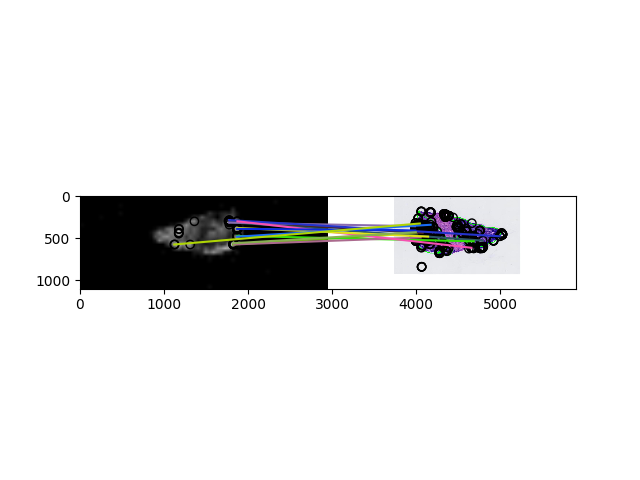
#> input picture matches0.png, 640 x 480 px, given in place of A1-2_HE_line.jpg, which was not available
$ python main.py   (older library calls are emulated)
#> lines starting #> are read from the running program, lines starting #| are printed output that depends on the picture
import csv
import numpy as np
from skimage import img_as_ubyte
from skimage.io import imread, imsave
from skimage.color import gray2rgb, rgb2gray
from skimage.transform import resize, AffineTransform, warp
from skimage.measure import ransac
from skimage.feature import match_descriptors, ORB, plot_matches
import matplotlib.pyplot as plt

MAX_FEATURES = 400

np.random.seed(seed=1)


def alignImages(im1, im2, output_file):
    # Convert images to grayscale
    im1Gray = rgb2gray(im1)
    im2Gray = rgb2gray(im2)

    # Detect ORB features and compute descriptors.
    extractor = ORB(n_keypoints=MAX_FEATURES, fast_threshold=0.05)
    extractor.detect_and_extract(im1Gray)
    keypoints1 = extractor.keypoints
    descriptors1 = extractor.descriptors

    extractor.detect_and_extract(im2Gray)
    keypoints2 = extractor.keypoints
    descriptors2 = extractor.descriptors

    # Match features.
    matches = match_descriptors(descriptors1, descriptors2, cross_check=True)

    # Draw matchs
    fig, ax = plt.subplots(nrows=1, ncols=1)
    plot_matches(ax, im1, im2, keypoints1, keypoints2, matches)
    plt.savefig(output_file)

    src = []
    dst = []
    for i in range(len(matches)):
        src.append(keypoints1[matches[i][0]])
        dst.append(keypoints2[matches[i][1]])
    src = np.array(src)
    dst = np.array(dst)

    model, inliers = ransac((src, dst), AffineTransform, min_samples=3, residual_threshold=2, max_trials=500)

    warped = warp(im1, model, output_shape=im2.shape)

    return (warped, model.params)


if __name__ == '__main__':

    file_pairs = [
        ('./data/A1-2_HE_line.jpg', './data/A1-2.csv', './data/upscale/A1-2_HE_line.png'),
        ('./data/A9-3_HE_line.jpg', './data/A9-3.csv', './data/upscale/A9-3_HE_line.png'),
        ('./data/B3-2_HE_line.jpg', './data/B3-2.csv', './data/upscale/B3-2_HE_line.png'),
        ('./data/B9-3_HE_line.jpg', './data/B9-3.csv', './data/upscale/B9-3_HE_line.png')
    ]

    for i, (file1, file2, file3) in enumerate(file_pairs):  # file1 is the reference from pathology slice
        try:
            img = imread(file1)
#> img is the input picture: shape (480, 640, 4); mean R, G, B, A 232.3, 232.4, 232.5, 255
            img = np.rot90(img)
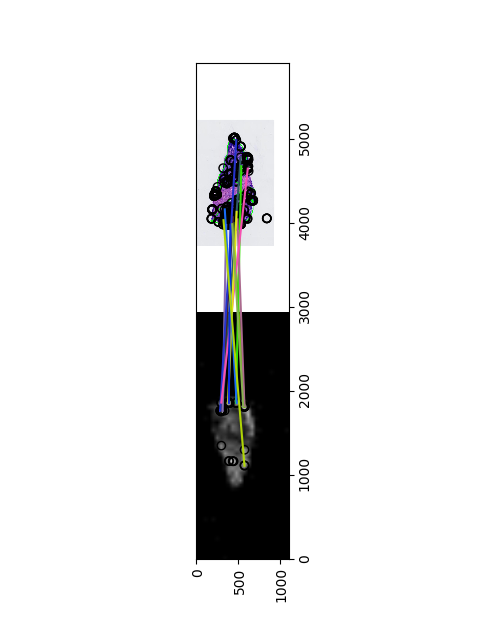
#> img: shape (640, 480, 4); mean R, G, B, A 232.3, 232.4, 232.5, 255
#> (the run stopped early here; a loop or call above may not have finished)

$ run again, on matches0.jpg
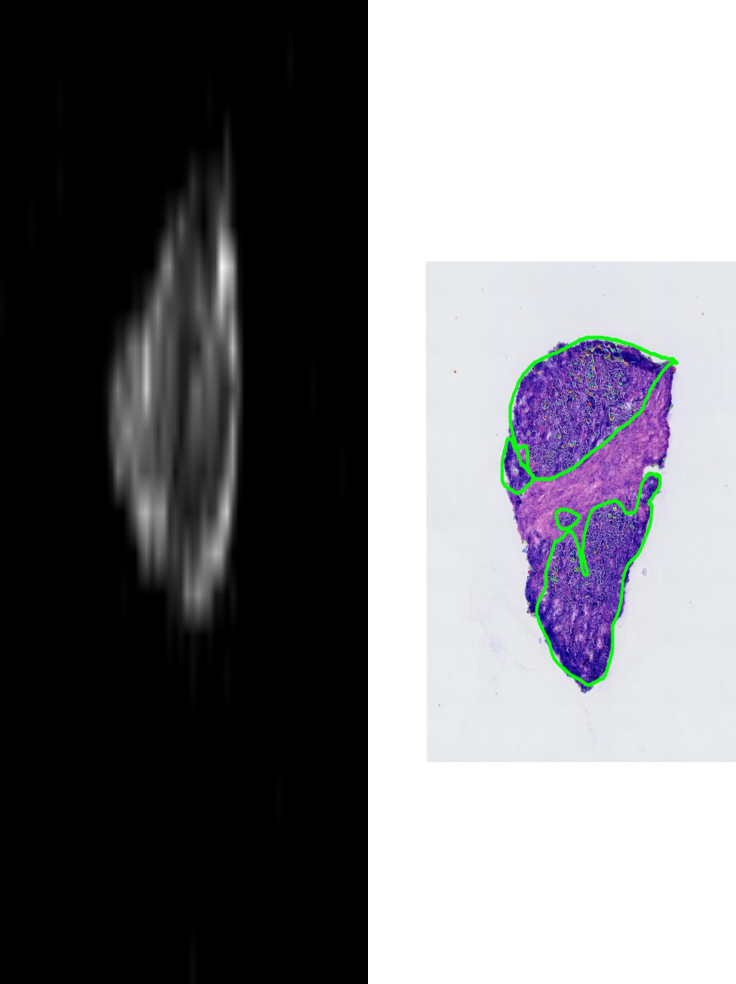
#> input picture matches0.jpg, 2208 x 2952 px, given in place of A1-2_HE_line.jpg, which was not available (shown at 1/3 size)
#> img is the input picture: shape (2952, 2208, 3); mean R, G, B 119.9, 119.2, 123.5
#> `img = np.rot90(img)`:
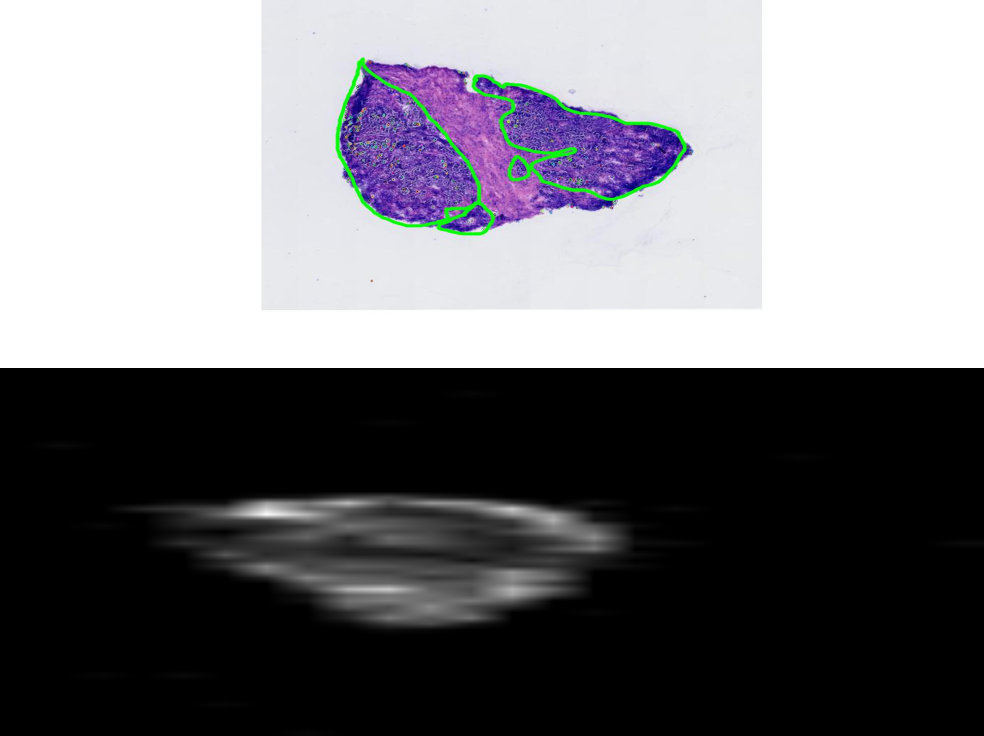
#> img: shape (2208, 2952, 3) (shown at 1/3 size); mean R, G, B 119.9, 119.2, 123.5

$ run again, on matches3.jpg
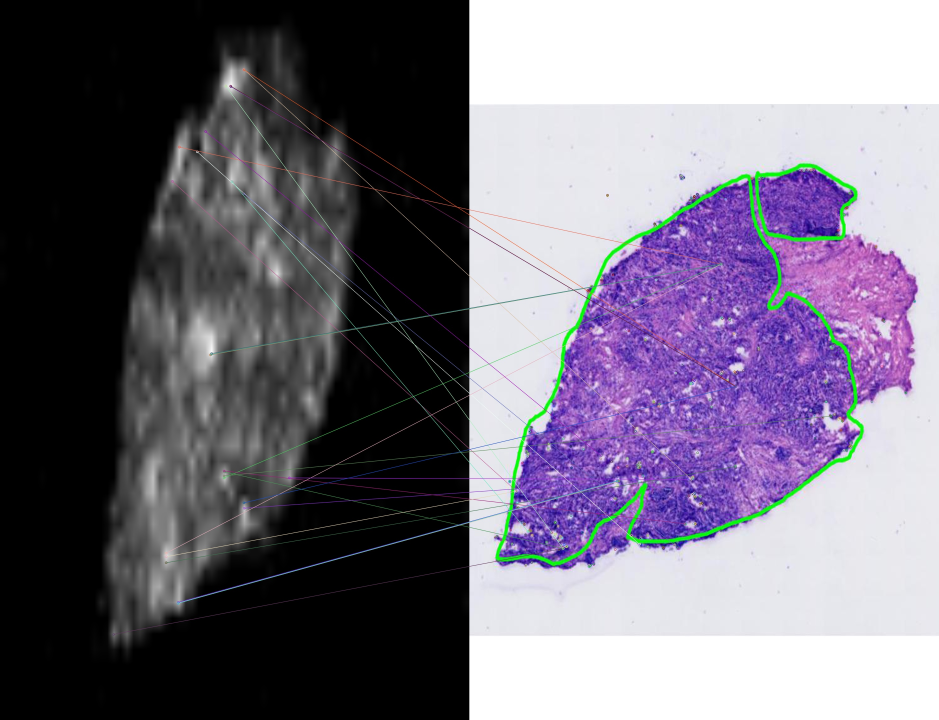
#> input picture matches3.jpg, 2816 x 2160 px, given in place of A1-2_HE_line.jpg, which was not available (shown at 1/3 size)
#> img is the input picture: shape (2160, 2816, 3); mean R, G, B 115.3, 109.8, 124.1
#> `img = np.rot90(img)`:
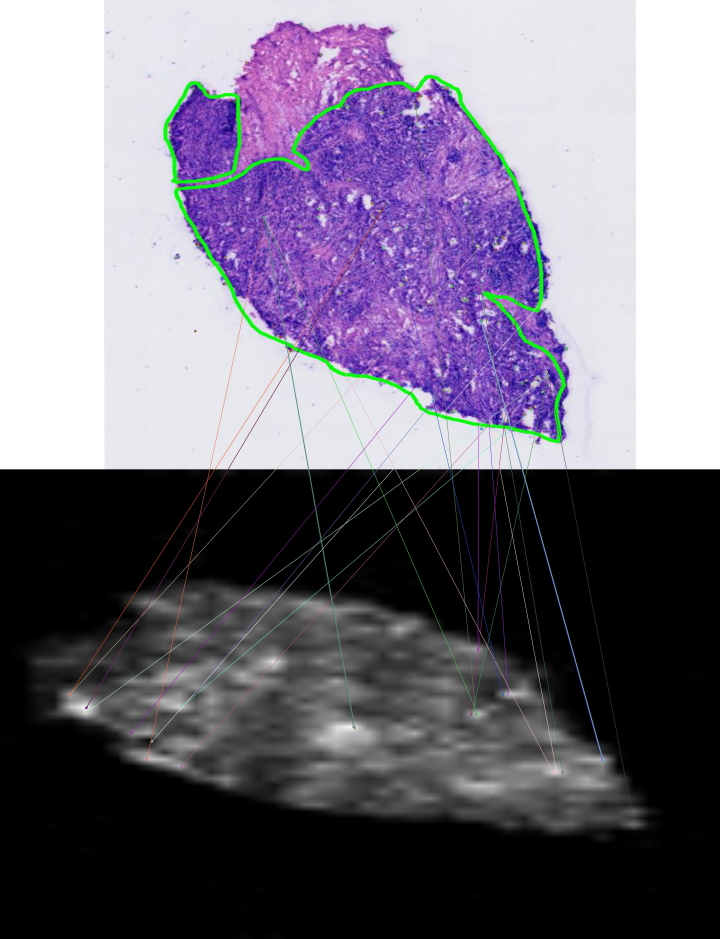
#> img: shape (2816, 2160, 3) (shown at 1/3 size); mean R, G, B 115.3, 109.8, 124.1
